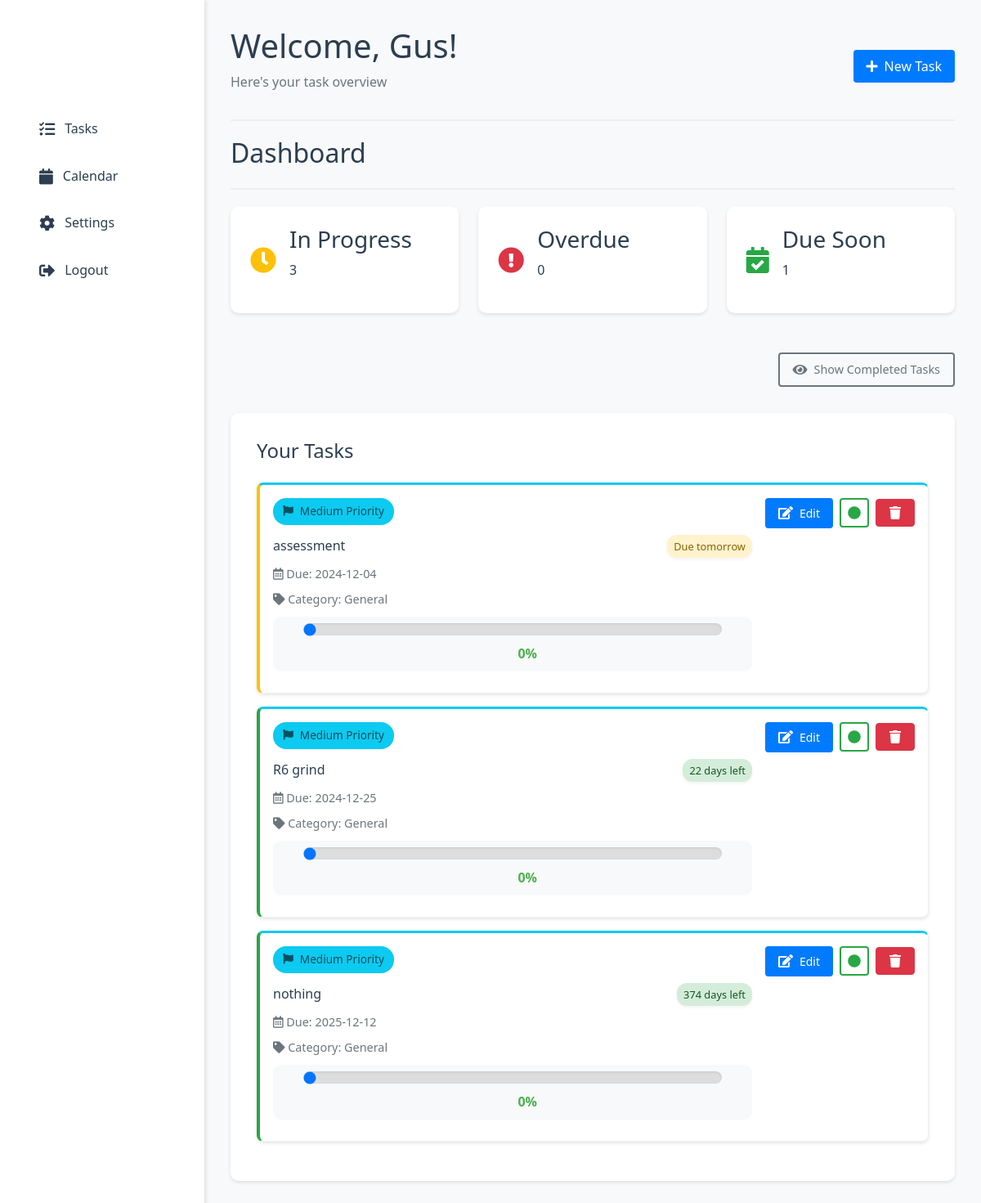
/dashboard (signed in), run on the app's committed database.
### tables this page shows
CREATE TABLE todos (
                id INTEGER PRIMARY KEY AUTOINCREMENT,
                user_id INTEGER NOT NULL,
                task TEXT NOT NULL,
                due_date TEXT NOT NULL,
                done BOOLEAN NOT NULL DEFAULT 0, category_id INTEGER 
            REFERENCES categories(id), category TEXT DEFAULT 'General', notes TEXT DEFAULT '', custom_color TEXT DEFAULT NULL, importance TEXT DEFAULT 'medium', progress INTEGER DEFAULT 0,
                FOREIGN KEY (user_id) REFERENCES users (id)
            );

### app.py (the view, shortened to what this page needs)
@app.route("/dashboard", methods=["GET", "POST"])
@app.route("/dashboard/<show_completed>")
def dashboard(show_completed=None):
    if 'user_id' not in session:
        flash("Please login first!", "error")
        return redirect(url_for("login"))
    conn = sqlite3.connect(DB_PATH)
    cursor = conn.cursor()
    if show_completed:
        cursor.execute("""
            SELECT id, task, due_date, category, notes, importance, progress, done
            FROM todos
            WHERE user_id = ?
            ORDER BY done ASC, date(due_date) ASC
        """, (session['user_id'],))
    else:
        cursor.execute("""
            SELECT id, task, due_date, category, notes, importance, progress, done
            FROM todos
            WHERE user_id = ? AND done = 0
            ORDER BY date(due_date) ASC
        """, (session['user_id'],))
    todos = cursor.fetchall()
    conn.close()
    todo_list = []
    for todo in todos:
        due_date = datetime.fromisoformat(todo[2])
        time_left = due_date.date() - date.today()
        days_left = time_left.days
        color = colour(days_left)
        if days_left < 0:
            due_text = f"{abs(days_left)} days overdue"
        elif days_left == 0:
            due_text = "Due today"
        elif days_left == 1:
            due_text = "Due tomorrow"
        else:
            due_text = f"{days_left} days left"
        todo_list.append({
            "id": todo[0],
            "task": todo[1],
            "due_date": due_date.strftime("%Y-%m-%d"),
            "category": todo[3],
            "notes": todo[4],
            "importance": todo[5],
            "progress": todo[6],  # Added progress
            "color": color,
            "due_text": due_text,
            "done": todo[7],  # Add the done status
        })
    return render_template("dashboard.html",
                         todo_list=todo_list,
                         show_completed=bool(show_completed))

### app.py (called while the page is built)
def colour(days_left):
    if days_left < 0:
        return "red"  # Overdue
    elif days_left == 0:
        return "yellow"  # Due today
    elif days_left == 1:
        return "yellow"  # Due tomorrow
    elif days_left <= 7:
        return "yellow"  # Due soon
    else:
        return "on-time"  # On time

### templates/dashboard.html (shortened to what this page needs)
<!DOCTYPE html>
<html lang="en">
<head>
    <link rel="stylesheet" href="{{ url_for('static', filename='css/style.css') }}">
    <link rel="stylesheet" href="https://cdnjs.cloudflare.com/ajax/libs/font-awesome/5.15.4/css/all.min.css">
</head>
<body class="dashboard-body">
    <div class="dashboard-container">
        <aside class="sidebar">
            <div class="sidebar-header">
                <h2 class="logo">TaskMaster Pro</h2>
            </div>
            <nav class="sidebar-nav">
                <a href="{{ url_for('dashboard') }}" class="nav-item {% if active_page == 'tasks' %}active{% endif %}">
                    <i class="fas fa-tasks"></i> Tasks
                </a>
                <a href="{{ url_for('calendar_view') }}" class="nav-item {% if active_page == 'calendar' %}active{% endif %}">
                    <i class="fas fa-calendar"></i> Calendar
                </a>
                <a href="{{ url_for('settings') }}" class="nav-item {% if active_page == 'settings' %}active{% endif %}">
                    <i class="fas fa-cog"></i> Settings
                </a>
                <a href="{{ url_for('logout') }}" class="nav-item">
                    <i class="fas fa-sign-out-alt"></i> Logout
                </a>
            </nav>
        </aside>
        <main class="main-content">
            <header class="dashboard-header">
                <div>
                    <h1>Welcome, {{ session['username'] }}!</h1>
                    <p class="text-muted">Here's your task overview</p>
                </div>
                <div class="header-actions">
                    <button class="btn btn-primary" onclick="document.getElementById('addTaskModal').style.display='block'">
                        <i class="fas fa-plus"></i> New Task
                    </button>
                </div>
            </header>
            <div class="dashboard-header">
                <h2>Dashboard</h2>
            </div>
            <div class="task-summary">
                <div class="summary-card">
                    <i class="fas fa-clock text-warning"></i>
                    <div class="summary-info">
                        <h3>In Progress</h3>
                        <p>{{ todo_list|length }}</p>
                    </div>
                </div>
                <div class="summary-card">
                    <i class="fas fa-exclamation-circle text-danger"></i>
                    <div class="summary-info">
                        <h3>Overdue</h3>
                        <p>{{ todo_list|selectattr('color', 'equalto', 'red')|list|length }}</p>
                    </div>
                </div>
                <div class="summary-card">
                    <i class="fas fa-calendar-check text-success"></i>
                    <div class="summary-info">
                        <h3>Due Soon</h3>
                        <p>{{ todo_list|selectattr('color', 'equalto', 'yellow')|list|length }}</p>
                    </div>
                </div>
            </div>
            <div class="dashboard-actions">
                <button class="btn btn-outline-secondary toggle-completed-btn">
                    <i class="fas fa-eye"></i>
                    <span class="toggle-text">Show Completed Tasks</span>
                </button>
            </div>
            <div class="task-list">
                <h2>Your Tasks</h2>
                {% if todo_list %}
                    {% for todo in todo_list %}
                    <div class="task-card status-{{ todo.color }} {% if todo.done %}task-completed{% endif %}">
                        <div class="task-content">
                            <div class="task-priority">
                                <span class="importance-badge {{ todo.importance }}">
                                    <i class="fas fa-flag"></i> {{ todo.importance|title }} Priority
                                </span>
                            </div>
                            <div class="task-header">
                                <h3>{{ todo.task }}</h3>
                                <span class="due-badge {{ todo.color }}">{{ todo.due_text }}</span>
                            </div>
                            <p><i class="far fa-calendar-alt"></i> Due: {{ todo.due_date }}</p>
                            <p><i class="fas fa-tag"></i> Category: {{ todo.category }}</p>
                            <div class="progress-bar">
                                <input type="range" min="0" max="100" value="{{ todo.progress }}"
                                       class="progress-slider" data-task-id="{{ todo.id }}">
                                <span class="progress-value">{{ todo.progress }}%</span>
                            </div>
                        </div>
                        <div class="task-actions">
                            <a href="{{ url_for('edit_task', task_id=todo.id) }}" class="btn btn-sm btn-primary">
                                <i class="fas fa-edit"></i> Edit
                            </a>
                            <button class="btn btn-sm toggle-complete-btn {% if todo.done %}btn-success active{% else %}btn-outline-success{% endif %}"
                                    data-task-id="{{ todo.id }}">
                                <i class="fas {% if todo.done %}fa-check-circle{% else %}fa-circle{% endif %}"></i>
                            </button>
                            <a href="{{ url_for('delete_task', task_id=todo.id) }}" class="btn btn-danger btn-sm">
                                <i class="fas fa-trash"></i>
                            </a>
                        </div>
                    </div>
                    {% endfor %}
                {% else %}
                    <div class="empty-state">
                        <i class="fas fa-clipboard-list"></i>
                        <p>No tasks yet. Add your first task to get started!</p>
                    </div>
                {% endif %}
            </div>
        </main>
    </div>
</body>
</html>

### templates/dashboard.html (style rules this page uses)
.dashboard-header { display: flex; justify-content: space-between; align-items: center; margin-bottom: 20px; }
.btn { padding: 8px 16px; text-decoration: none; border-radius: 4px; display: inline-flex; align-items: center; gap: 0.5rem; }
.btn-primary { background-color: #007bff; color: white; }
.btn-danger { background-color: #dc3545; color: white; }
.btn i { font-size: 1rem; }
.task-header { display: flex; justify-content: space-between; align-items: center; margin-bottom: 0.5rem; }
.due-badge { font-size: 0.8rem; padding: 0.25rem 0.5rem; border-radius: 12px; font-weight: 500; }
.due-badge.yellow { background-color: #fff3cd; color: #856404; }
.due-badge.on-time { background-color: #d4edda; color: #155724; }
.task-card { display: flex; justify-content: space-between; align-items: flex-start; padding: 1rem; margin-bottom: 1rem; background: white; border-radius: 8px; box-shadow: 0 2px 4px rgba(0,0,0,0.1); }
.task-content { flex-grow: 1; margin-right: 1rem; }
.importance-badge { font-size: 0.8rem; padding: 0.25rem 0.5rem; border-radius: 12px; font-weight: 500; }
.importance-badge.medium { background-color: #cff4fc; color: #055160; }
.task-priority { margin-bottom: 0.75rem; }
.importance-badge { display: inline-flex; align-items: center; gap: 0.5rem; padding: 0.35rem 0.75rem; border-radius: 16px; font-weight: 500; font-size: 0.85rem; }
.importance-badge i { font-size: 0.8rem; }
.importance-badge.medium { background-color: #0dcaf0; color: #055160; }
.task-card { border-top: 3px solid transparent; }
.task-card:has(.importance-badge.medium) { border-top-color: #0dcaf0; }

### data on the page
todos: importance "Medium", task "assessment", due_text "Due tomorrow", due_date "2024-12-04", category "General", progress "0", done False (drawn)
todos: importance "Medium", task "R6 grind", due_text "22 days left", due_date "2024-12-25", category "General", progress "0", done False (drawn)
todos: importance "Medium", task "nothing", due_text "374 days left", due_date "2025-12-12", category "General", progress "0", done False (drawn)

### other printed values
{{ session['username'] }} "Gus"
{{ todo_list|length }} "3"
{{ todo_list|selectattr('color', 'equalto', 'red')|list|length }} "0"
{{ todo_list|selectattr('color', 'equalto', 'yellow')|list|length }} "1"
